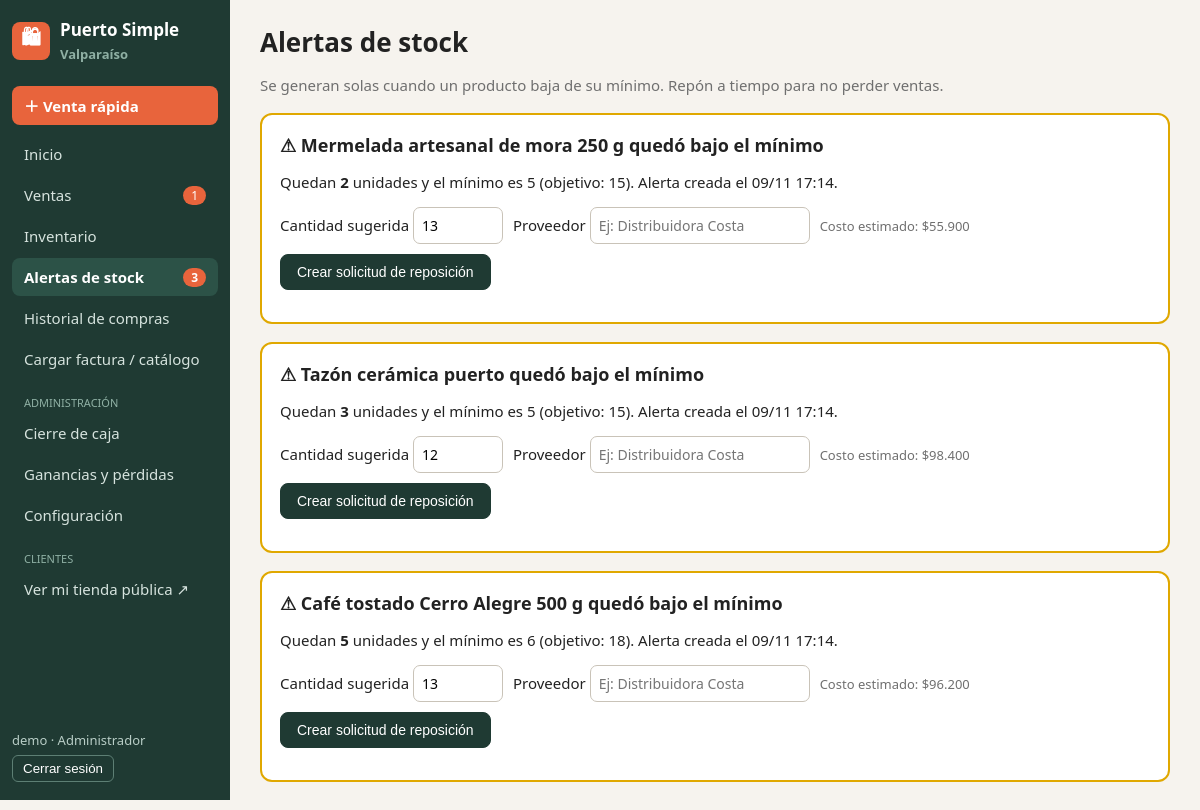
Screenshot of /alertas/ (signed in) with the database file from the repository.
### tienda/models.py (models this page shows, shortened)
class Comercio(models.Model):
    TIPOS = [("minimarket", "Minimarket"), ("almacen", "Almacén"), ("libreria", "Librería"),
             ("cafeteria", "Cafetería"), ("otro", "Otro")]
    nombre = models.CharField(max_length=100)
    slug = models.SlugField(unique=True, blank=True)       # dirección de la tienda pública
    rut = models.CharField("RUT", max_length=12, blank=True)
    tipo_comercio = models.CharField("Tipo de comercio", max_length=20, choices=TIPOS, default="minimarket")
    region = models.CharField("Región", max_length=60, default="Valparaíso")
    telefono = models.CharField("Teléfono", max_length=30, blank=True)
    email = models.EmailField("Correo de contacto", blank=True)
    logo = models.ImageField(upload_to="logos/", blank=True, null=True)

class AlertaStock(models.Model):
    ESTADOS = [("activa", "Activa"), ("resuelta", "Resuelta")]
    producto = models.ForeignKey(Producto, on_delete=models.CASCADE, related_name="alertas")
    stock_actual = models.IntegerField()
    stock_minimo = models.IntegerField()
    estado = models.CharField(max_length=10, choices=ESTADOS, default="activa")
    fecha_creacion = models.DateTimeField(default=timezone.now)
    fecha_resolucion = models.DateTimeField(null=True, blank=True)

class Producto(models.Model):
    comercio = models.ForeignKey(Comercio, on_delete=models.CASCADE, related_name="productos")
    sku = models.CharField("SKU / código", max_length=30)
    nombre = models.CharField(max_length=100)
    descripcion = models.CharField("Descripción", max_length=200, blank=True)
    precio = models.PositiveIntegerField("Precio de venta ($)", default=0)
    costo = models.PositiveIntegerField("Costo de compra ($)", default=0)
    stock_actual = models.IntegerField("Stock actual", default=0)
    stock_minimo = models.PositiveIntegerField("Stock mínimo", default=0)
    stock_objetivo = models.PositiveIntegerField("Stock objetivo (para reponer)", default=0)
    activo = models.BooleanField(default=True)
    class Meta:
        unique_together = ("comercio", "sku")
        ordering = ["nombre"]
    @property
    def objetivo(self):
        return self.stock_objetivo or self.stock_minimo * 2
    @property
    def sugerido(self):
        return max(self.objetivo - self.stock_actual, 1)

### tienda/views.py (the view)
# urls.py: path("alertas/", views.alertas, name="alertas"),
@acceso()
def alertas(request):
    c = request.comercio
    return render(request, "tienda/alertas.html", {
        "alertas": AlertaStock.objects.filter(producto__comercio=c, estado="activa").select_related("producto"),
        "solicitudes": SolicitudReposicion.objects.filter(producto__comercio=c, estado="pendiente"),
        "resueltas": AlertaStock.objects.filter(producto__comercio=c, estado="resuelta")
                     .select_related("producto").order_by("-fecha_resolucion")[:8]})

### tienda/contexto.py (called while the page is built)
def datos_globales(request):
    user = getattr(request, "user", None)
    if user is not None and user.is_authenticated and hasattr(user, "perfil"):
        perfil = user.perfil
        return {
            "comercio": perfil.comercio,
            "es_admin": perfil.rol == "admin",
            "n_alertas": AlertaStock.objects.filter(producto__comercio=perfil.comercio, estado="activa").count(),
            "n_pendientes": Venta.objects.filter(comercio=perfil.comercio, estado="pendiente").count(),
        }
    return {}

### tienda/templatetags/formatos.py (called while the page is built)
@register.filter
def pesos(valor):
    try:
        n = int(valor)
    except (TypeError, ValueError):
        return "$0"
    texto = f"{abs(n):,}".replace(",", ".")
    return ("-$" if n < 0 else "$") + texto

### tienda/views.py (called while the page is built)
def acceso(solo_admin=False):
    def decorador(vista):
        @wraps(vista)
        def envoltura(request, *args, **kwargs):
            if not hasattr(request.user, "perfil"):
                return render(request, "tienda/sin_comercio.html", status=403)
            if solo_admin and request.user.perfil.rol != "admin":
                messages.error(request, "Solo el administrador puede entrar a esa sección.")
                return redirect("inicio")
            request.comercio = request.user.perfil.comercio
            return vista(request, *args, **kwargs)
        return login_required(envoltura)
    return decorador

### tienda/templates/tienda/alertas.html (shortened to what this page needs)
{% extends "tienda/base.html" %}{% load formatos %}
{% block contenido %}
<h1>Alertas de stock</h1><p class="sub">Se generan solas cuando un producto baja de su mínimo. Repón a tiempo para no perder ventas.</p>
{% for a in alertas %}
<div class="caja" style="border:2px solid #e0a800">
    <h2>⚠ {{ a.producto.nombre }} quedó bajo el mínimo</h2>
    <p>Quedan <b>{{ a.producto.stock_actual }}</b> unidades y el mínimo es {{ a.producto.stock_minimo }} (objetivo: {{ a.producto.objetivo }}). Alerta creada el {{ a.fecha_creacion|date:"d/m H:i" }}.</p>
    <form method="post" action="{% url 'reponer' %}" class="filtros">{% csrf_token %}<input type="hidden" name="producto" value="{{ a.producto.id }}">
        <label>Cantidad sugerida <input type="number" name="cantidad" value="{{ a.producto.sugerido }}" min="1"></label>
        <label>Proveedor <input type="text" name="proveedor" placeholder="Ej: Distribuidora Costa" required></label>
        <span class="nota">Costo estimado: {% widthratio a.producto.sugerido 1 a.producto.costo as est %}{{ est|pesos }}</span>
        <button class="btn primario" type="submit">Crear solicitud de reposición</button></form>
</div>
{% empty %}<div class="mensaje success">No hay alertas activas. Todo el inventario está sobre el mínimo. ✔</div>{% endfor %}
{% endblock %}

### tienda/templates/tienda/base.html (shortened to what this page needs)
{% load static formatos %}<!DOCTYPE html>
<html lang="es">
<head>
    <link rel="stylesheet" href="{% static 'css/estilo.css' %}">
</head>
<body>
{% with u=request.resolver_match.url_name %}
<div class="layout">
    <nav class="lateral">
        <div class="marca">
            {% if comercio.logo %}<img src="{{ comercio.logo.url }}" alt="Logo">{% else %}<div class="logo-letra">🛍</div>{% endif %}
            <div>{{ comercio.nombre }}<br><span class="nota" style="color:#8fb0a4">{{ comercio.region }}</span></div>
        </div>
        <a class="destacado" href="{% url 'venta_rapida' %}">＋ Venta rápida</a>
        <a class="{% if u == 'inicio' %}activo{% endif %}" href="{% url 'inicio' %}">Inicio</a>
        <a class="{% if u == 'ventas' or u == 'venta_detalle' %}activo{% endif %}" href="{% url 'ventas' %}">Ventas {% if n_pendientes %}<span class="insignia">{{ n_pendientes }}</span>{% endif %}</a>
        <a class="{% if u == 'inventario' or u == 'producto_detalle' or u == 'producto_nuevo' or u == 'producto_editar' %}activo{% endif %}" href="{% url 'inventario' %}">Inventario</a>
        <a class="{% if u == 'alertas' %}activo{% endif %}" href="{% url 'alertas' %}">Alertas de stock {% if n_alertas %}<span class="insignia">{{ n_alertas }}</span>{% endif %}</a>
        <a class="{% if u == 'compras' %}activo{% endif %}" href="{% url 'compras' %}">Historial de compras</a>
        <a class="{% if u == 'cargas' or u == 'carga_revision' %}activo{% endif %}" href="{% url 'cargas' %}">Cargar factura / catálogo</a>
        {% if es_admin %}
        <div class="etiqueta">Administración</div>
        <a class="{% if u == 'cierre_caja' %}activo{% endif %}" href="{% url 'cierre_caja' %}">Cierre de caja</a>
        <a class="{% if u == 'informes' %}activo{% endif %}" href="{% url 'informes' %}">Ganancias y pérdidas</a>
        <a class="{% if u == 'configuracion' %}activo{% endif %}" href="{% url 'configuracion' %}">Configuración</a>
        {% endif %}
        <div class="etiqueta">Clientes</div>
        <a href="{% url 'tienda_publica' comercio.slug %}" target="_blank">Ver mi tienda pública ↗</a>
        <div class="pie">
            {{ user.username }} · {% if es_admin %}Administrador{% else %}Vendedor{% endif %}
            <form method="post" action="{% url 'logout' %}">{% csrf_token %}<button type="submit">Cerrar sesión</button></form>
        </div>
    </nav>
    <main class="contenido">
        {% block contenido %}{% endblock %}
    </main>
</div>
{% endwith %}
</body>
</html>

### static/css/estilo.css (style rules this page uses)
:root { --verde:#1f3a33; --verde2:#2c5247; --acento:#e8643c; --fondo:#f6f3ee; --borde:#e2ddd3; --texto:#222; --gris:#6f6f6f; }
* { box-sizing: border-box; }
body { margin:0; font-family: "Segoe UI", Arial, sans-serif; background:var(--fondo); color:var(--texto); font-size:15px; }
a { color: var(--verde2); }
.layout { display:flex; min-height:100vh; }
.lateral { width:230px; background:var(--verde); color:#fff; padding:18px 12px; display:flex; flex-direction:column; position:sticky; top:0; height:100vh; }
.lateral .marca { display:flex; align-items:center; gap:10px; margin-bottom:22px; font-weight:bold; font-size:17px; }
.lateral .logo-letra { width:38px; height:38px; border-radius:8px; background:var(--acento); display:flex; align-items:center; justify-content:center; font-size:20px; }
.lateral a { display:flex; justify-content:space-between; align-items:center; color:#d6e3de; text-decoration:none; padding:9px 12px; border-radius:8px; margin-bottom:3px; }
.lateral a.activo { background:var(--verde2); color:#fff; font-weight:bold; }
.lateral a.destacado { background:var(--acento); color:#fff; font-weight:bold; margin-bottom:10px; }
.lateral .etiqueta { font-size:11px; text-transform:uppercase; color:#8fb0a4; margin:14px 12px 4px; }
.insignia { background:var(--acento); color:#fff; border-radius:10px; padding:1px 8px; font-size:12px; }
.lateral .pie { margin-top:auto; font-size:13px; color:#b9cec7; }
.lateral .pie button { background:none; border:1px solid #5d7f74; color:#fff; border-radius:6px; padding:5px 10px; cursor:pointer; margin-top:6px; }
.contenido { flex:1; padding:24px 30px; max-width:1250px; }
h1 { margin:0 0 4px; font-size:26px; }
h2 { font-size:18px; margin:0 0 12px; }
.sub { color:var(--gris); margin-bottom:18px; }
.caja { background:#fff; border:1px solid var(--borde); border-radius:12px; padding:18px; margin-bottom:18px; }
.nota { color:var(--gris); font-size:13px; }
input, select, textarea { padding:8px; border:1px solid #c9c3b8; border-radius:7px; font-size:14px; font-family:inherit; max-width:100%; }
input[type=number] { width:90px; }
.btn { display:inline-block; background:#fff; border:1px solid var(--verde); color:var(--verde); padding:9px 16px; border-radius:8px; cursor:pointer; font-size:14px; text-decoration:none; }
.btn.primario { background:var(--verde); color:#fff; }
.filtros { display:flex; gap:10px; flex-wrap:wrap; align-items:center; margin-bottom:14px; }

### rows the page displays
Comercio: nombre "Puerto Simple", region "Valparaíso"
AlertaStock: producto.nombre "Mermelada artesanal de mora 250 g", producto.stock_actual "2", producto.stock_minimo "5", producto.objetivo "15", fecha_creacion "09/11 17:14", cantidad "13", est "$55.900"
AlertaStock: producto.nombre "Tazón cerámica puerto", producto.stock_actual "3", producto.stock_minimo "5", producto.objetivo "15", fecha_creacion "09/11 17:14", cantidad "12", est "$98.400"
AlertaStock: producto.nombre "Café tostado Cerro Alegre 500 g", producto.stock_actual "5", producto.stock_minimo "6", producto.objetivo "18", fecha_creacion "09/11 17:14", cantidad "13", est "$96.200"

### other values shown
{{ n_pendientes }} "1"
{{ n_alertas }} "3"
{{ user.username }} "demo"
